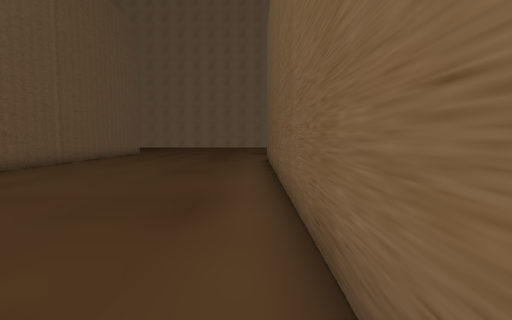
[1] (above)

17 first-person views from a walk through a scene from a Unity 3-D project. The camera is 1.2 m above the floor, tilts 4° down and sees 80° across. The floor is counted in squares, 1 m on a side. Each view is taken from the middle of a square. On the plan, view 1 faces up. The plan holds only what a view shows up to about 13 squares ahead; the rest is blank. The place goes on beyond the plan. The player is left out. Some surface patterns are stand-ins.

[2]
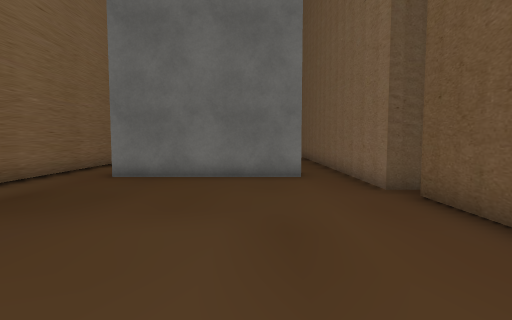

[3]
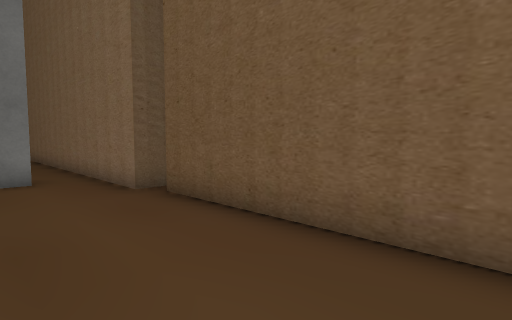

[4]
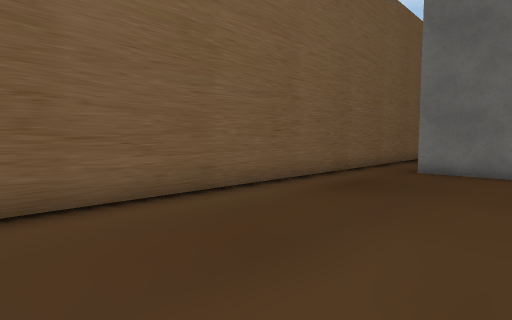

[5]
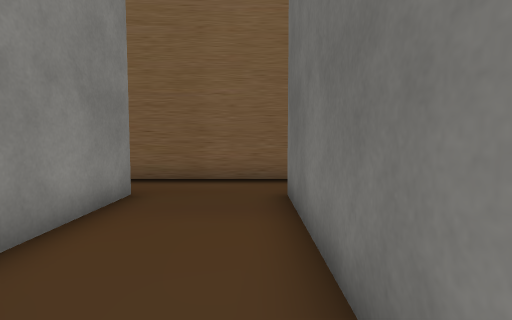

[6]
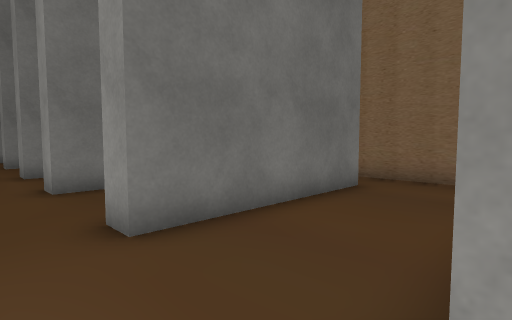

[7]
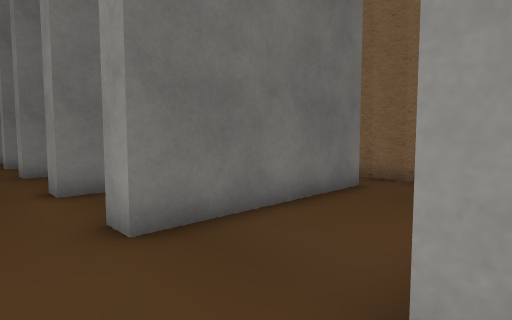

[8]
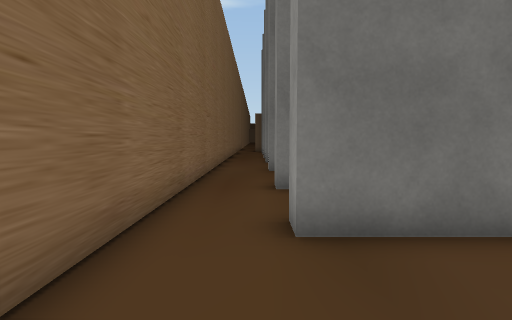

[9]
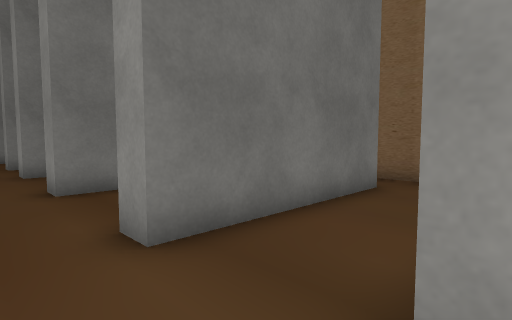

[10]
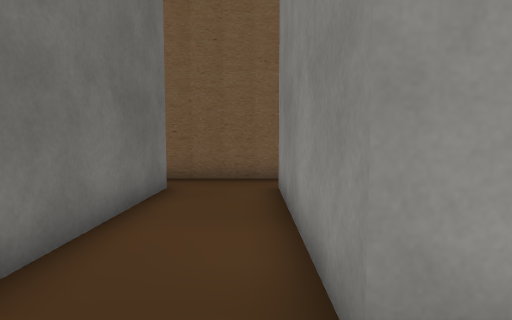

[11]
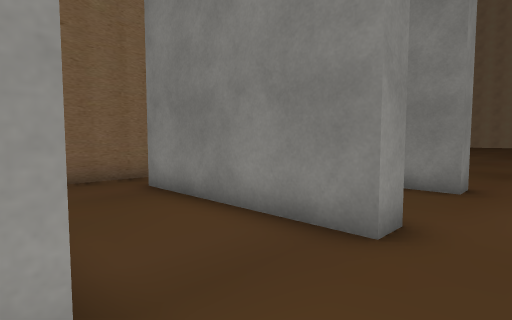

[12]
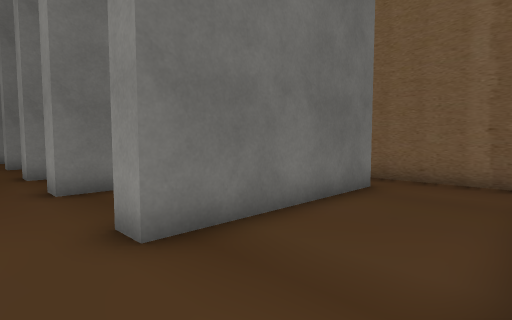

[13]
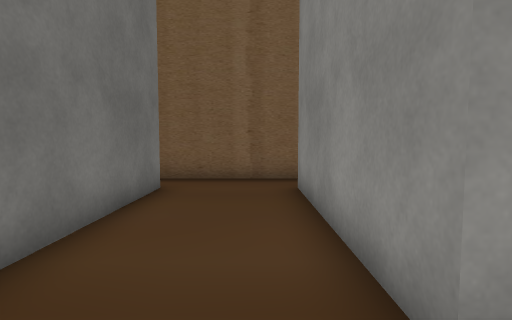

[14]
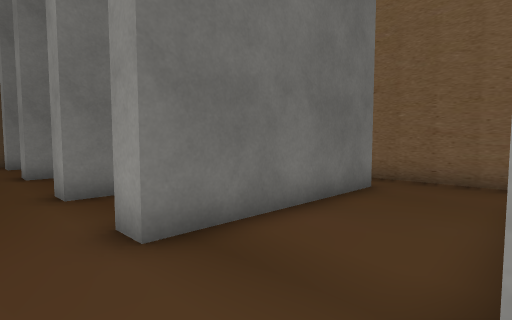

[15]
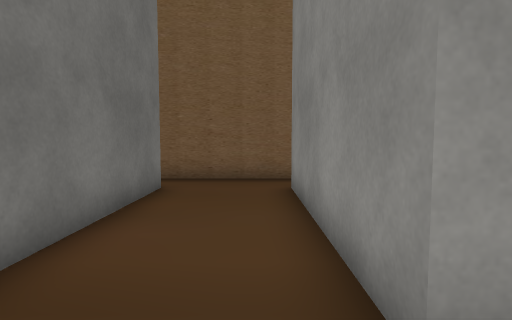

[16]
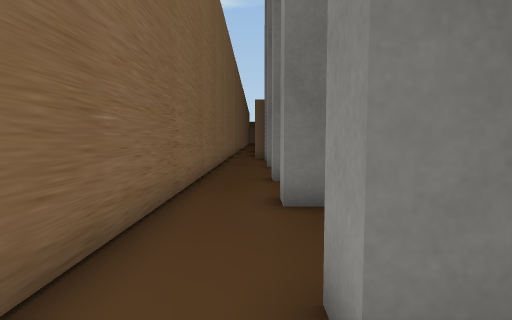

[17]
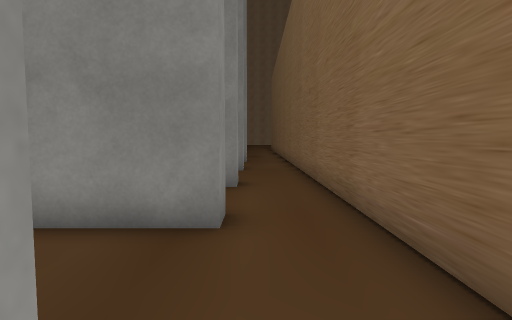

### Floor plan
Ten units are one square. View 1 is at (0, 0); x grows to the right and y downward. Boxes are objects, and circles mark ways between rooms. Rooms are numbered by the first view taken in them; rooms with no view inside come last. Other rooms are left out.
<svg viewBox="-104 -136 116 337">
<path fill="none" stroke="#000" d="M-15 -15 -15 -7 -49 -7M-75 27 -15 27 -15 35M7 34 7 -16M-90 -15 -90 35M-99 -40 -90 -40 -90 -15M-75 -15 -15 -15M-94 -131 -94 -46M7 -16 7 -126M-15 67 -15 74 -74 74M-75 102 -15 102 -15 110M7 116 7 64M-90 64 -90 114M-15 110 -75 110M-75 143 -15 143 -15 151M-90 114 -90 156M7 156 7 116M-15 151 -74 151M-75 183 -15 183 -15 191M-90 156 -90 191M7 196 7 156M-15 35 -75 35M-75 67 -15 67M7 64 7 34M-90 35 -90 64"/>
<circle cx="-5" cy="-10" r="3" fill="#2a7"/>
<circle cx="-80" cy="-10" r="3" fill="#2a7"/>
<circle cx="-5" cy="30" r="3" fill="#2a7"/>
<circle cx="-80" cy="30" r="3" fill="#2a7"/>
<circle cx="-5" cy="105" r="3" fill="#2a7"/>
<circle cx="-80" cy="105" r="3" fill="#2a7"/>
<circle cx="-5" cy="70" r="3" fill="#2a7"/>
<circle cx="-80" cy="70" r="3" fill="#2a7"/>
<circle cx="-5" cy="145" r="3" fill="#2a7"/>
<circle cx="-80" cy="145" r="3" fill="#2a7"/>
<text x="-40" y="10">1</text>
<text x="-40" y="-80">2</text>
<text x="-40" y="90">3</text>
<text x="-40" y="130">4</text>
<text x="-40" y="170">5</text>
<text x="-40" y="50">6</text>
</svg>
Room 1 opens to room 2. Room 1 opens to room 6. Room 3 opens to room 4. Room 3 opens to room 6. Room 4 opens to room 5.

Where each view was taken, in squares from view 1:
view 1: 0 up, 0 right, facing up
view 2: 11 up, 6 left, facing down
view 3: 11 up, 6 left, facing down-left
view 4: 13 up, 5 left, facing down-right
view 5: 2 down, 8 left, facing right
view 6: 1 up, 0 right, facing down-left
view 7: 3 down, 0 right, facing down-left
view 8: 3 down, 1 left, facing down
view 9: 7 down, 0 right, facing down-left
view 10: 8 down, 0 right, facing left
view 11: 7 down, 0 right, facing up-left
view 12: 11 down, 0 right, facing down-left
view 13: 12 down, 0 right, facing left
view 14: 15 down, 0 right, facing down-left
view 15: 16 down, 0 right, facing left
view 16: 13 down, 1 left, facing down
view 17: 15 down, 1 left, facing up
